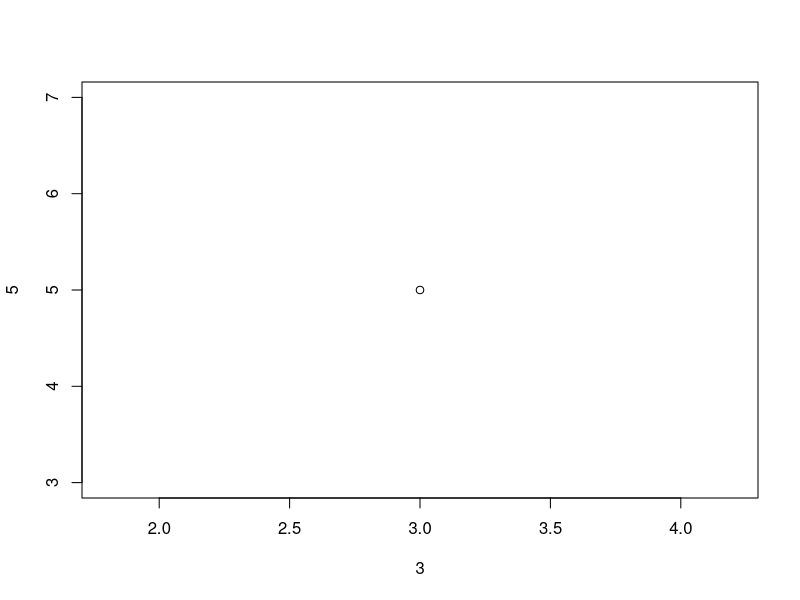
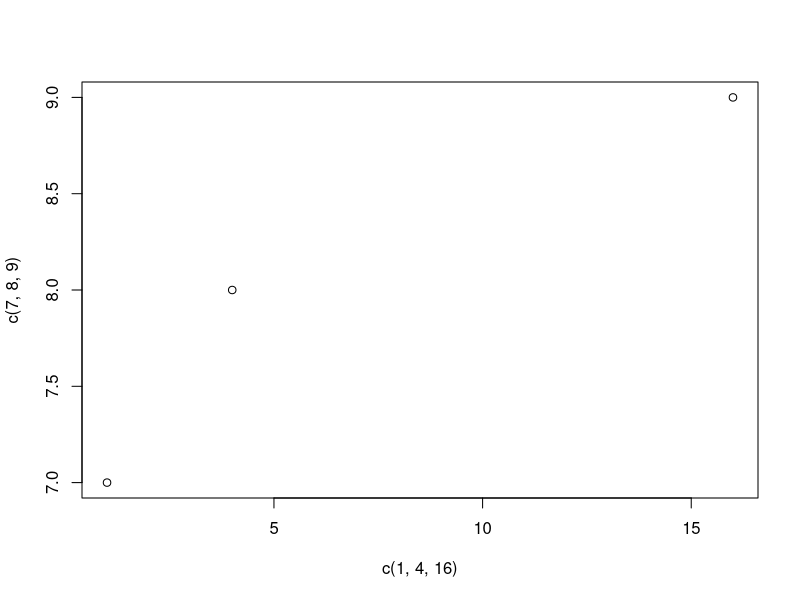
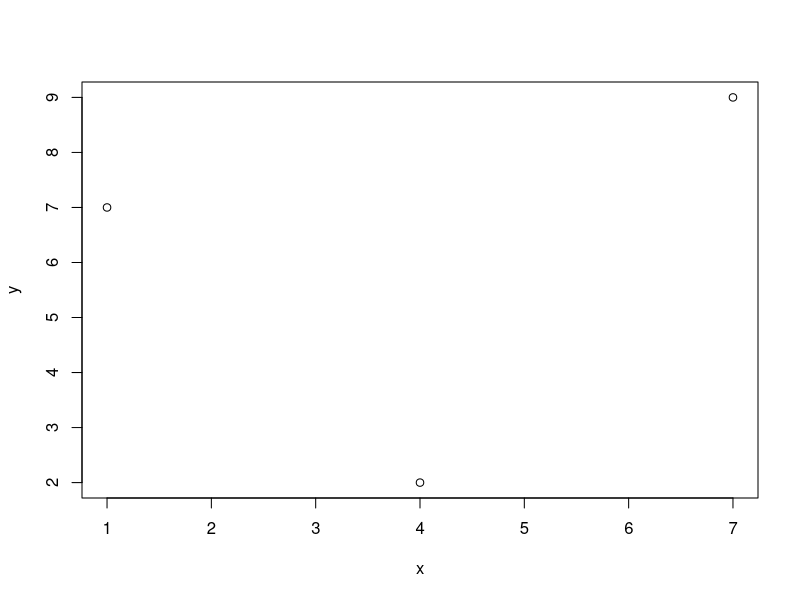
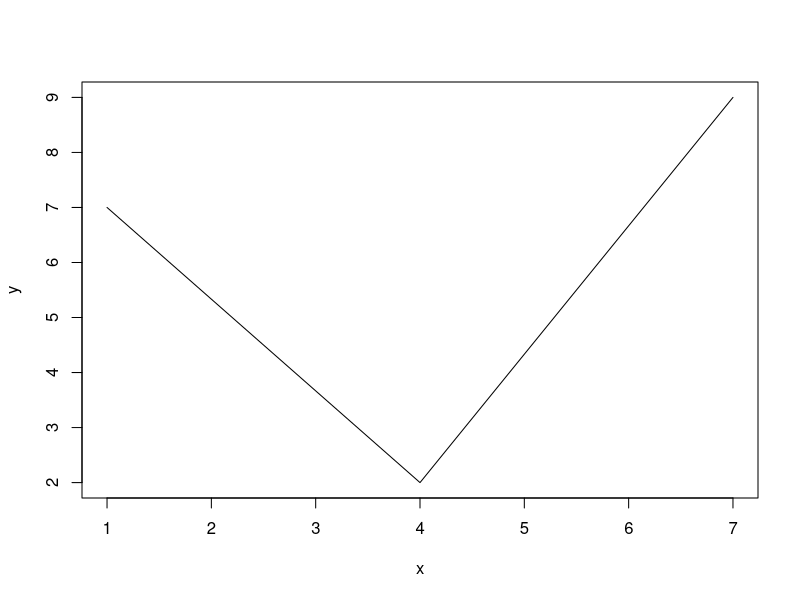
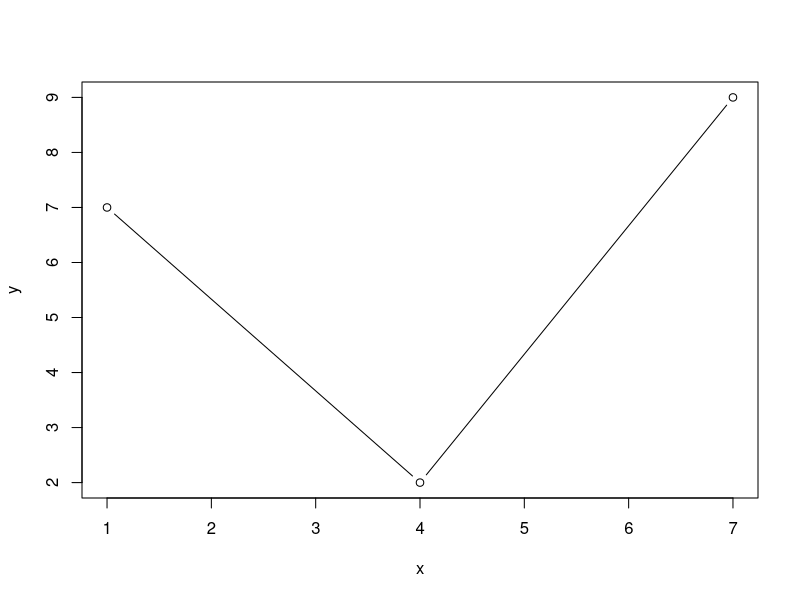
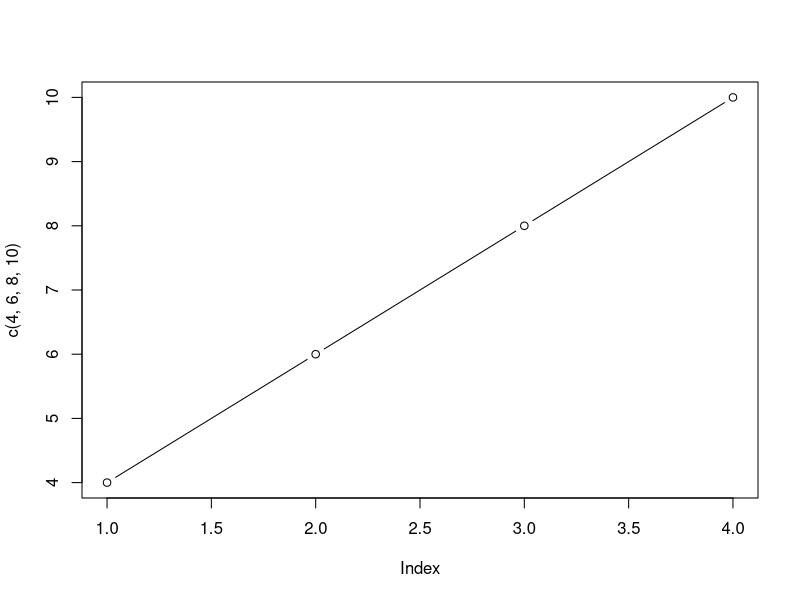
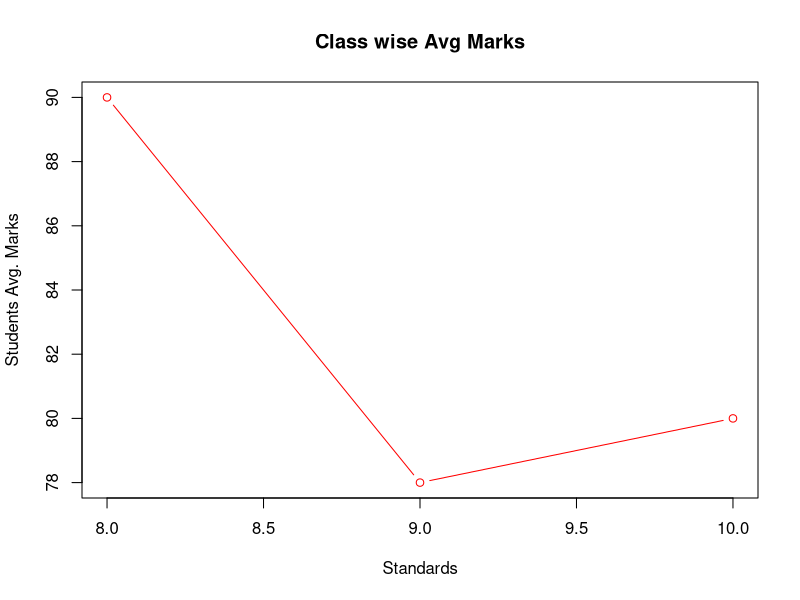
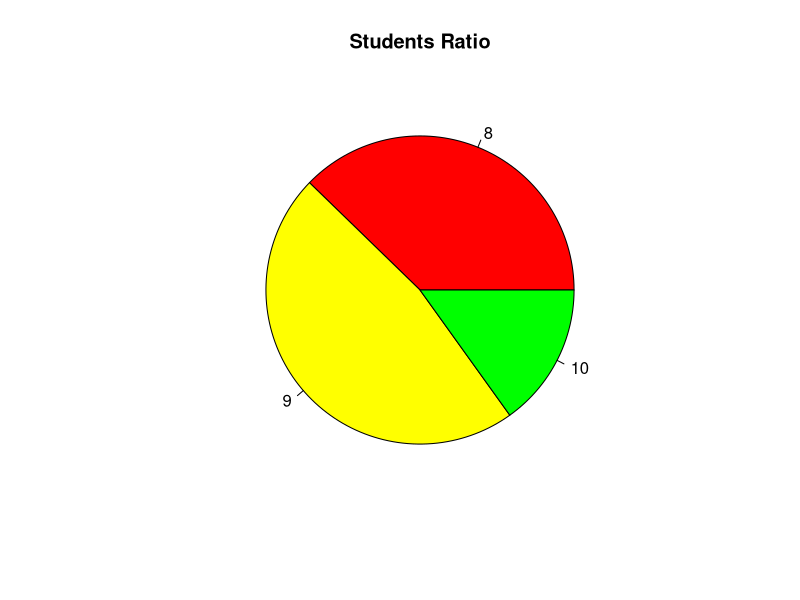

Source code (R) for these figures, in order:
plot(3,5)

plot(c(1,4,16),c(7,8,9))

x <- c(1,4,7)
y <- c(7,2,9)

plot(x,y)

plot(x,y, type = "l")
plot(x,y, type = "b")


plot(c(4,6,8,10), type="b")

standards <- c(8,9,10)
stdAvgPercentage <- c(90, 78, 80)

plot(standards, stdAvgPercentage, type="b", xlab="Standards",
     ylab="Students Avg. Marks", main="Class wise Avg Marks", col="red")

studCount <- c(20, 25, 8)
colors <- c("red", "yellow","green")

pie(studCount, labels = standards, main = "Students Ratio", col=colors)


students <- c("Hunain", "Anas", "Ramish", "Moiz")
marks <- c(67, 78, 70, 90)

barplot(marks, names.arg=students, col = "blue",
        xlab = "Students Name", ylab = "Marks", main = "Students Marks")



barplot(marks, names.arg=students, col = "blue",
        xlab = "Students Name", ylab = "Marks", main = "Students Marks", 
        width = marks)

barplot(marks, names.arg=students, col = "blue",
        ylab = "Students Name", xlab = "Marks", main = "Students Marks", 
        width = marks, horiz = TRUE)


barplot(marks, names.arg=students, col = "blue",
        ylab = "Students Name", xlab = "Marks", main = "Students Marks", 
        width = marks, horiz = TRUE, density = 40)











